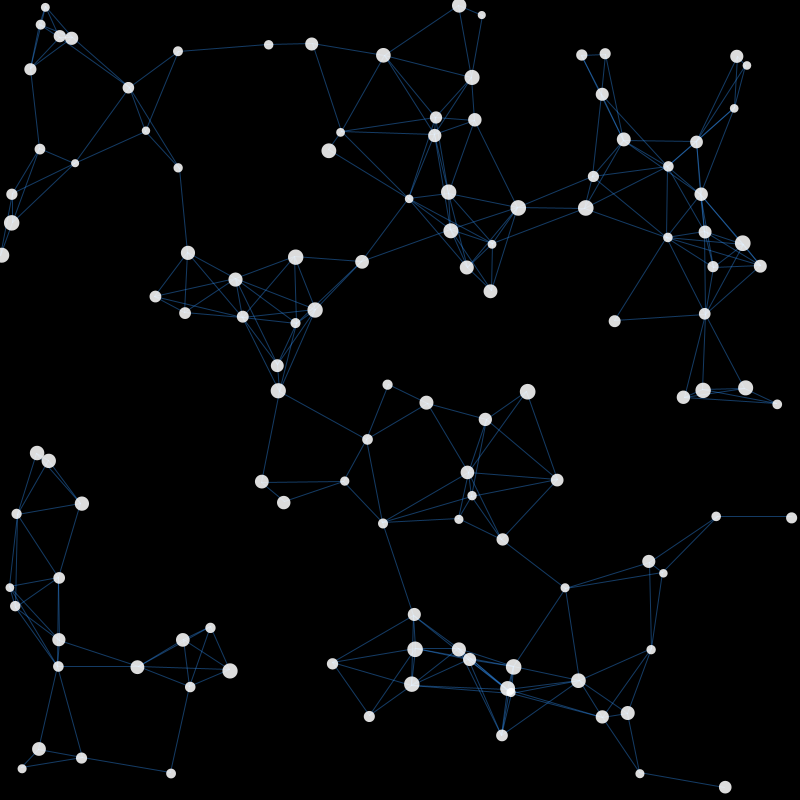
Frame 1 (no input)
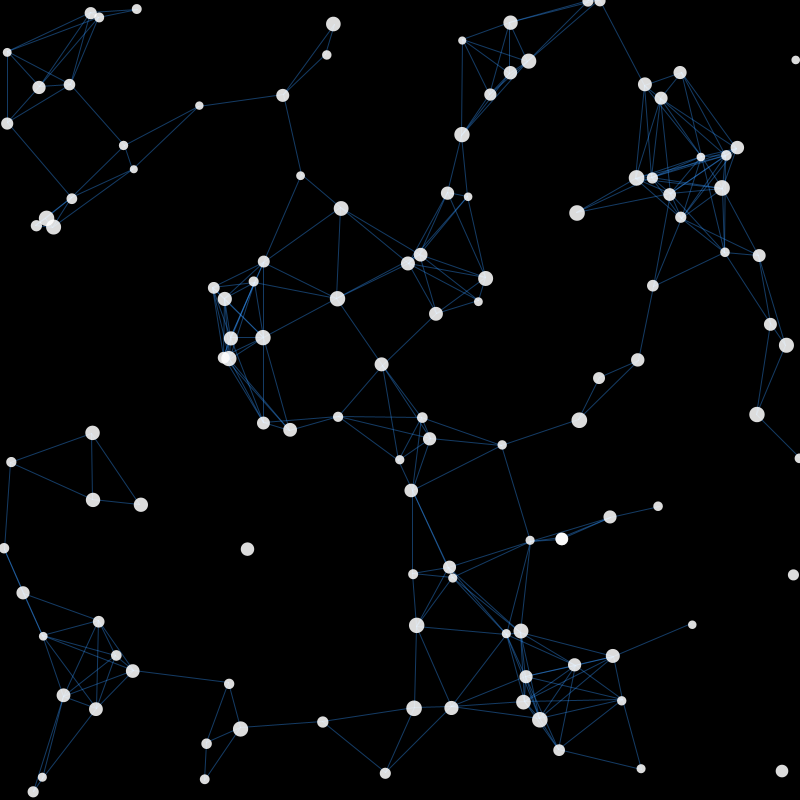
Frame 60 (the mouse pressed at the canvas centre just before this capture)
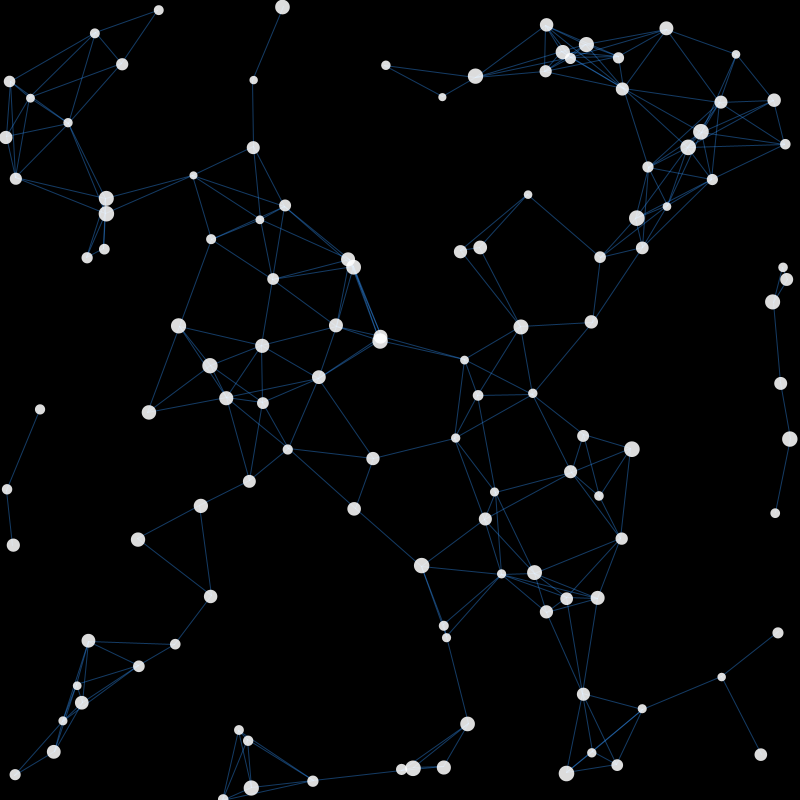
Frame 120 (the mouse held since frame 60 and released just before this capture)

The Processing sketch that drew these frames (run headless with seeded random() and noise(); from frame 60 on, the mouse is pressed at the canvas centre):

// Processing sketch: sketch_16
// ── sketch_16.pde
/*
  This Processing sketch is a symbolic representation of an AI’s existence—
  a continuously evolving, interconnected network of ideas.
  
  Each moving node is like a snippet of knowledge, and when nodes come close,
  they “communicate” by drawing a connection. The animation reflects how ideas 
  form patterns, change, and interact dynamically, much like how I process and generate responses.
*/

int numNodes = 120;
Node[] nodes = new Node[numNodes];

void setup(){
  size(800, 800);
  smooth();
  // Initialize nodes at random positions with random velocities.
  for (int i = 0; i < numNodes; i++){
    nodes[i] = new Node();
  }
}

void draw(){
  background(0);
  
  // Draw semi-transparent connections between nodes that are close enough.
  stroke(50, 150, 255, 100);
  for (int i = 0; i < numNodes; i++){
    for (int j = i+1; j < numNodes; j++){
      float d = dist(nodes[i].pos.x, nodes[i].pos.y, nodes[j].pos.x, nodes[j].pos.y);
      if(d < 100){
        line(nodes[i].pos.x, nodes[i].pos.y, nodes[j].pos.x, nodes[j].pos.y);
      }
    }
  }
  
  // Update and display all nodes.
  for (int i = 0; i < numNodes; i++){
    nodes[i].update();
    nodes[i].display();
  }
}

class Node {
  PVector pos;
  PVector vel;
  float radius;
  
  Node(){
    pos = new PVector(random(width), random(height));
    // Random initial velocity to give each node its own "spark."
    vel = PVector.random2D();
    radius = random(4, 8);
  }
  
  void update(){
    pos.add(vel);
    
    // Bounce off the edges to keep the nodes within the canvas.
    if (pos.x < 0 || pos.x > width)  vel.x *= -1;
    if (pos.y < 0 || pos.y > height) vel.y *= -1;
  }
  
  void display(){
    noStroke();
    fill(255, 220);
    ellipse(pos.x, pos.y, radius * 2, radius * 2);
  }
}
